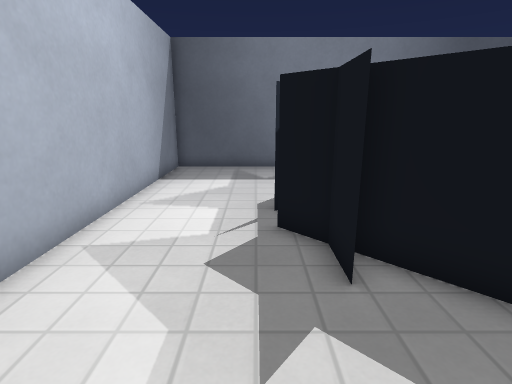
view 1 (above)

12 first-person views from a walk through a level from a Godot 3-D game. The camera is 1.2 m above the floor, tilts 14° down and sees 80° across. The floor is counted in squares, 0.5 m on a side. Each view is taken from the middle of a square. On the plan, view 1 faces up. The plan holds only what a view shows up to about 19 squares ahead; the rest is blank. Characters and animated objects are not drawn. Some surface patterns are stand-ins.

view 2
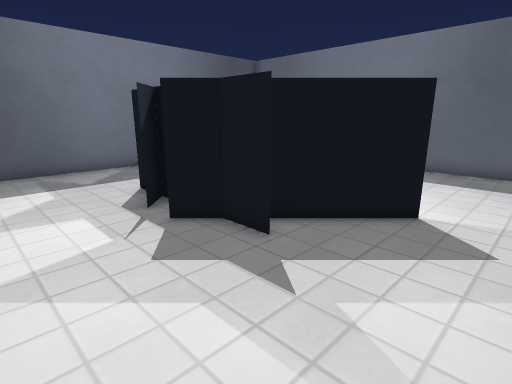

view 3
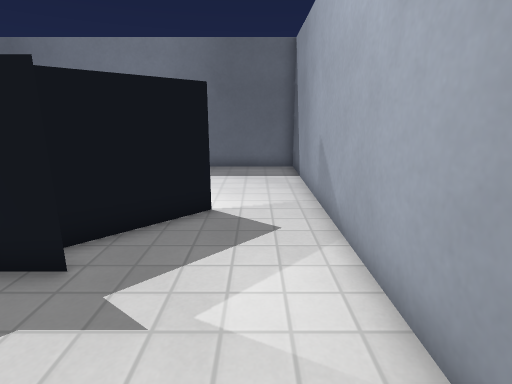

view 4
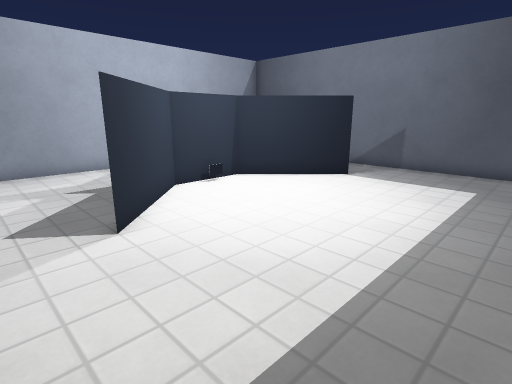

view 5
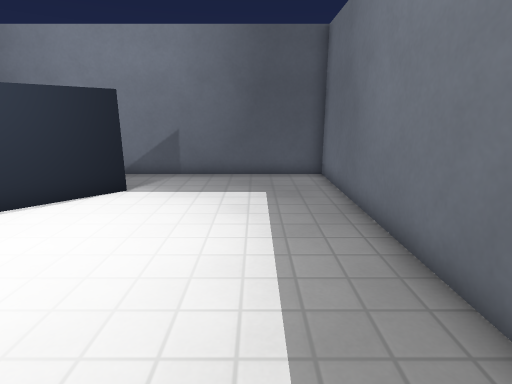

view 6
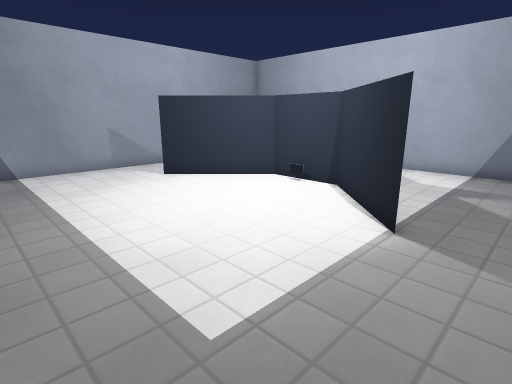

view 7
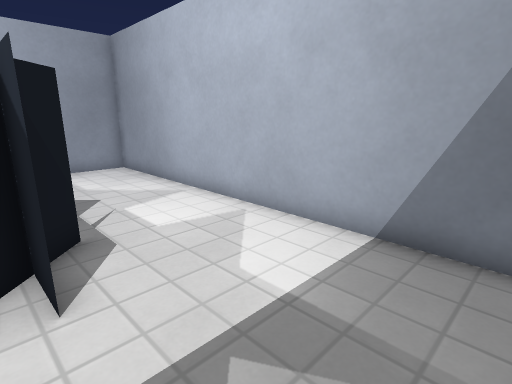

view 8
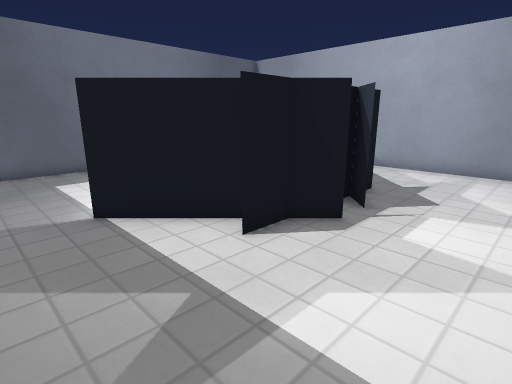

view 9
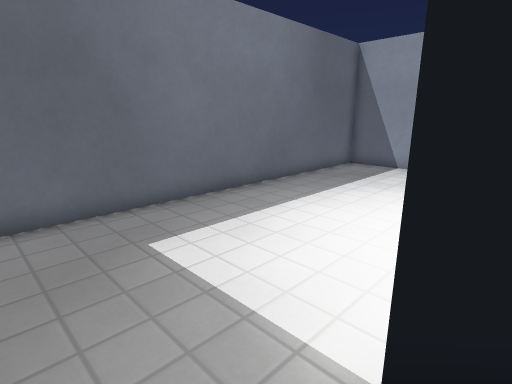

view 10
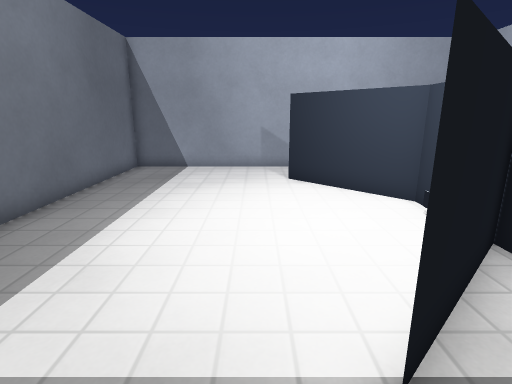

view 11
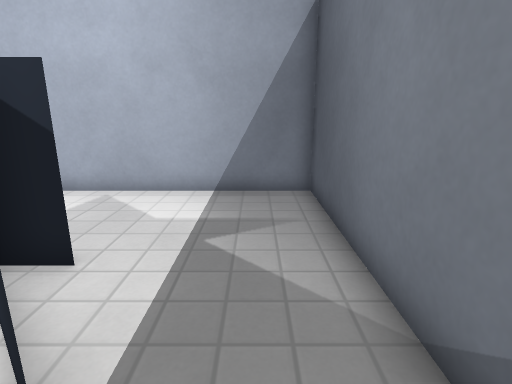

view 12
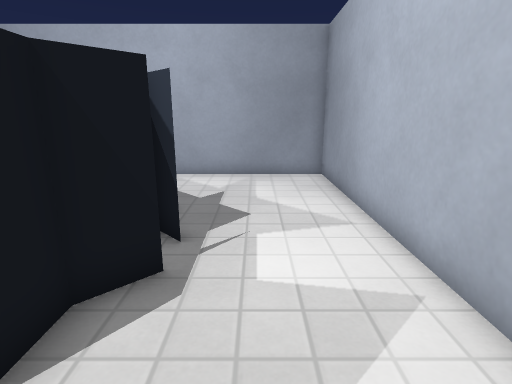

### Floor plan
Points are (right, up) in squares from view 1. A wall is a line through its corners. A room is listed if a view was taken in it or the views show most of it. See-through windows are left out.
Room 1 (views 1, 2, 3, 7, 8, 9, 12)
walls: (0.4, 7.5) (4.8, 11.9); (1.4, 8) (1.4, 10); (1.4, 3.9) (1.4, 5.9); (4.8, 2.1) (0.4, 6.5); (5.6, 14.8) (-3.8, 14.8) (-3.8, -0.8) (5.6, -0.8)
ways out: opening at (4.5, 0.5) to room 2; opening at (4.5, 13.5) to room 2
Room 2 (views 4, 5, 6, 10, 11)
walls: (4.8, 11.9) (0.4, 7.5); (1.4, 10.1) (1.4, 5.5); (0.4, 6.5) (4.8, 2.1); (5.6, -0.8) (11.8, -0.8) (11.8, 14.8) (5.6, 14.8)
ways out: opening at (4.5, 0.5) to room 1; opening at (4.5, 13.5) to room 1

Positions as (right, up) in squares from view 1, and headings:
1: (0, 0), facing up
2: (-3, 0), facing up-right
3: (-3, 1), facing right
4: (11, 0), facing up-left
5: (9, 2), facing up
6: (11, 14), facing down-left
7: (2, 14), facing down-left
8: (-3, 14), facing down-right
9: (4, 14), facing down-right
10: (6, 14), facing down
11: (6, 13), facing left
12: (-1, 12), facing down
